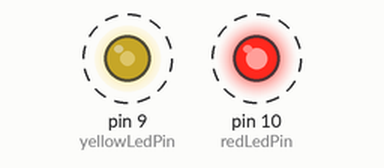
Bench run of a sketch on a simulated Arduino Uno, built with avr-gcc and run on an emulated ATmega328P. Shown: output pins drawn as LEDs (lit = HIGH). Dashed ring = blinking.

Above: at 0.05 s.
Timing chart, 0 to 4.6 s (numbered marks = the images above):
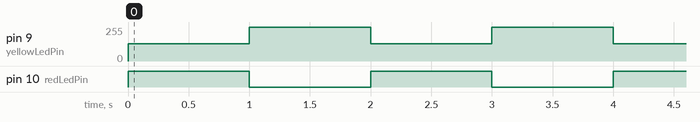

Measured:
- by itself, pin 9 (yellowLedPin): alternates 255/255 for 1.0 s and 128/255 for 1.0 s
- by itself, pin 10 (redLedPin): alternates HIGH for 1.0 s and LOW for 1.0 s

The sketch:

arduino_04a.ino
```cpp
int redLedPin = 10;
int yellowLedPin = 9;

void setup() {
  pinMode(redLedPin, OUTPUT);
  pinMode(yellowLedPin, OUTPUT);
}

void loop() {
  analogWrite(redLedPin, 255);      //  rood LED lampje op max helderheid
  analogWrite(yellowLedPin, 128);   //  geel LED lampje op halve helderheid
  delay(1000);                      //  wacht 1 seconde
  analogWrite(redLedPin, 0);        //  rood LED lampje op nul helderheid
  analogWrite(yellowLedPin, 255);   //  geel LED lampje op max helderheid
  delay(1000);                      //  wacht 1 seconde
}
```
